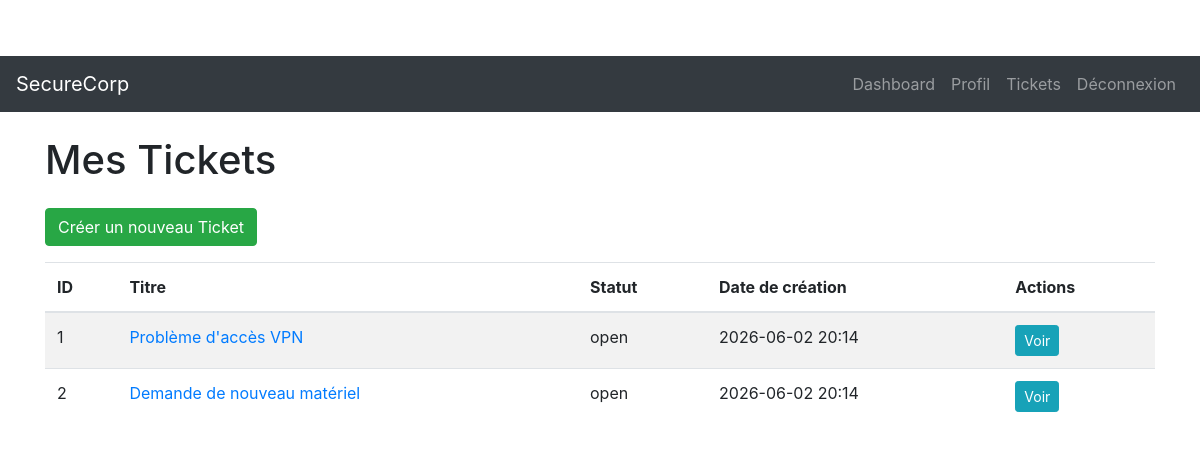
The page /tickets/list (signed in) on the database its author committed.
### database/models.py (models this page shows)
class Ticket(db.Model):
    id = db.Column(db.Integer, primary_key=True)
    title = db.Column(db.String(200), nullable=False)
    content = db.Column(db.Text, nullable=False)
    author_id = db.Column(db.Integer, db.ForeignKey('user.id'), nullable=False)
    status = db.Column(db.String(20), default='open')
    created_at = db.Column(db.DateTime, default=datetime.utcnow)
    author = db.relationship('User', backref=db.backref('tickets', lazy=True))

### tickets/routes.py (the view)
@tickets_bp.route('/list')
@login_required
def list_tickets():
    tickets = Ticket.query.all()
    return render_template('tickets/list_tickets.html', tickets=tickets)

### auth/utils.py (called while the page is built)
def login_required(f):
    @wraps(f)
    def decorated_function(*args, **kwargs):
        if 'user_id' not in session:
            flash('Veuillez vous connecter pour accéder à cette page.', 'warning')
            return redirect(url_for('auth.login'))
        return f(*args, **kwargs)
    return decorated_function

### templates/tickets/list_tickets.html (shortened to what this page needs)
{% extends "base.html" %}
{% block content %}
    <h1 class="mb-4">Mes Tickets</h1>
    <a href="{{ url_for('tickets.create_ticket') }}" class="btn btn-success mb-3">Créer un nouveau Ticket</a>
    <table class="table table-striped">
        <thead>
            <tr>
                <th>ID</th>
                <th>Titre</th>
                <th>Statut</th>
                <th>Date de création</th>
                <th>Actions</th>
            </tr>
        </thead>
        <tbody>
            {% for ticket in tickets %}
            <tr>
                <td>{{ ticket.id }}</td>
                <td><a href="{{ url_for('tickets.view_ticket', ticket_id=ticket.id) }}">{{ ticket.title }}</a></td>
                <td>{{ ticket.status }}</td>
                <td>{{ ticket.created_at.strftime('%Y-%m-%d %H:%M') }}</td>
                <td>
                    <a href="{{ url_for('tickets.view_ticket', ticket_id=ticket.id) }}" class="btn btn-info btn-sm">Voir</a>
                </td>
            </tr>
            {% endfor %}
        </tbody>
    </table>
{% endblock %}

### static/css/style.css (style rules this page uses)
body { padding-top: 56px; }

### rows shown on the page
Ticket: id "1", title "Problème d'accès VPN", status "open", created_at "2026-06-02 20:14"
Ticket: id "2", title "Demande de nouveau matériel", status "open", created_at "2026-06-02 20:14"
